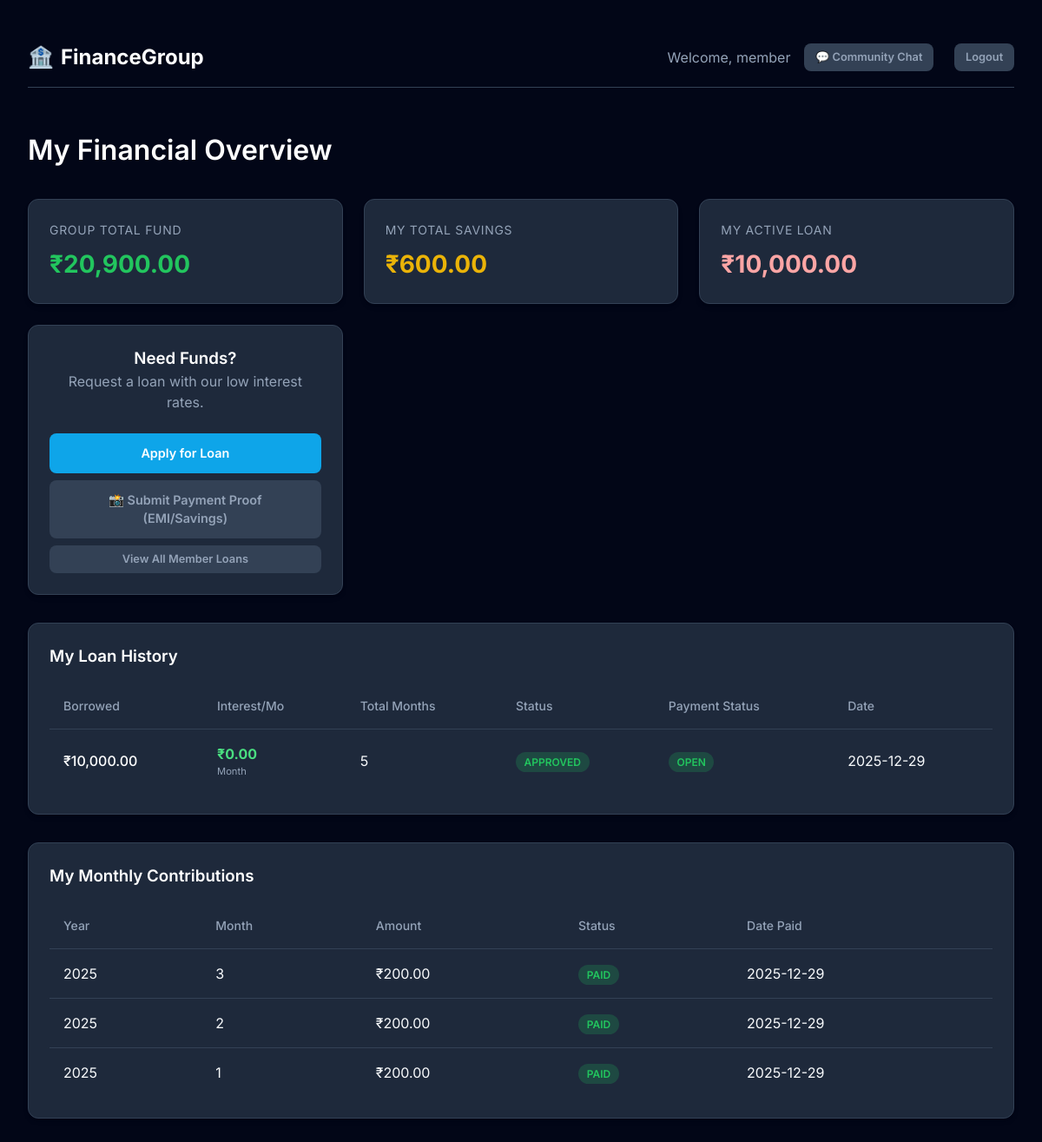
Before: /dashboard (signed in) with the older database file.
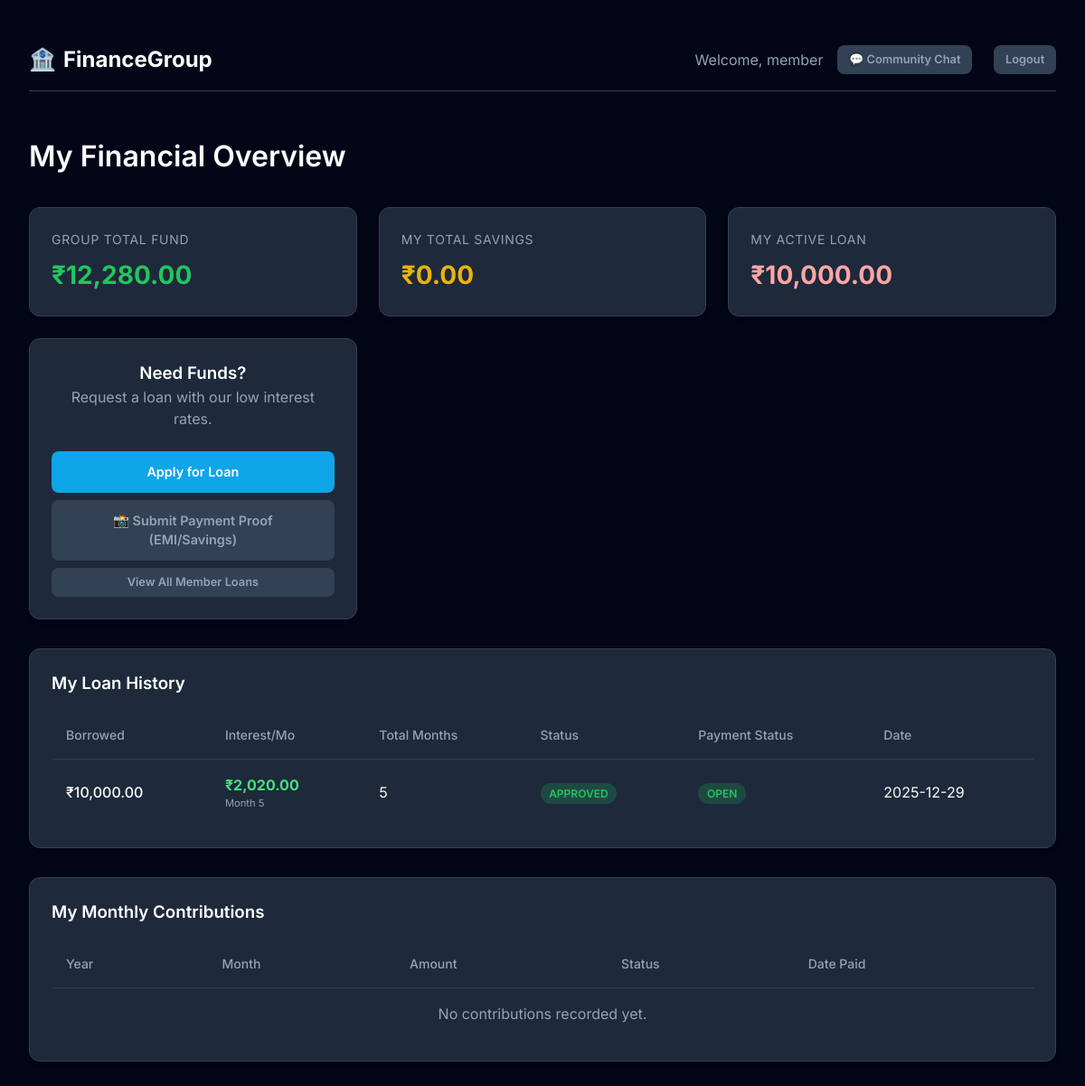
After: the same page with the newer database file.
### tables this page shows
CREATE TABLE loans (
    loan_id INTEGER PRIMARY KEY AUTOINCREMENT,
    member_id INTEGER,
    amount INTEGER,
    interest_rate_percent INTEGER DEFAULT 1,
    interest_per_month INTEGER, -- Calculated as (amount * rate) / 100
    total_months INTEGER,
    status TEXT DEFAULT 'pending', -- pending, approved, rejected, paid
    repayment_status TEXT DEFAULT 'open', -- open, closed
    request_time TEXT,
    approved_time TEXT,
    closed_time TEXT,
    emi_amount INTEGER, -- Monthly EMI = principal_portion + interest_portion
    principal_portion INTEGER, -- Principal part of EMI
    interest_portion INTEGER, -- Interest part of EMI
    remaining_balance INTEGER, -- Remaining principal to be paid
    FOREIGN KEY(member_id) REFERENCES members(member_id)
);

CREATE TABLE monthly_contributions (
    id INTEGER PRIMARY KEY AUTOINCREMENT,
    member_id INTEGER,
    month INTEGER,
    year INTEGER,
    amount INTEGER DEFAULT 200,
    status TEXT DEFAULT 'pending', -- pending, paid
    paid_date TEXT,
    FOREIGN KEY(member_id) REFERENCES members(member_id)
);

### app.py (the view)
@app.route("/dashboard")
def dashboard():
    if "user_id" not in session:
        return redirect(url_for("login"))
    db = get_db()
    fund_row = db.execute("SELECT total_balance FROM fund WHERE id = 1").fetchone()
    starting_fund = fund_row['total_balance'] if fund_row else 0
    total_collections = db.execute("SELECT SUM(amount) FROM monthly_contributions WHERE status = 'paid'").fetchone()[0] or 0
    total_repayments_received = db.execute("SELECT SUM(amount) FROM interest_payments WHERE status = 'paid'").fetchone()[0] or 0
    total_loans_issued = db.execute("SELECT SUM(amount) FROM loans WHERE status IN ('approved', 'paid')").fetchone()[0] or 0
    fund = starting_fund + total_collections + total_repayments_received - total_loans_issued
    real_interest_earned_query = """
        SELECT
            p.amount as payment_amount,
            p.month_no,
            l.amount as loan_amount,
            l.total_months,
            l.principal_portion,
            l.interest_rate_percent
        FROM interest_payments p
        JOIN loans l ON p.loan_id = l.loan_id
        WHERE p.status = 'paid'
    """
    payments = db.execute(real_interest_earned_query).fetchall()
    real_interest_earned = 0
    for p in payments:
        principal_constant = p['principal_portion']
        month_no = p['month_no']
        loan_amt = p['loan_amount']
        remaining_principal = loan_amt - (principal_constant * (month_no - 1))
        if remaining_principal < 0: remaining_principal = 0
        interest_component = (remaining_principal * p['interest_rate_percent']) / 100
        real_interest_earned += interest_component
    active_loans_query = "SELECT * FROM loans WHERE status = 'approved' AND repayment_status='open'"
    active_loans = db.execute(active_loans_query).fetchall()
    total_pending_principal = 0
    for loan in active_loans:
        paid_months = db.execute("SELECT COUNT(*) FROM interest_payments WHERE loan_id = ? AND status = 'paid'", (loan['loan_id'],)).fetchone()[0]
        current_balance = loan['amount'] - (loan['principal_portion'] * paid_months)
        if current_balance < 0: current_balance = 0
        total_pending_principal += current_balance
    if session["role"] == "admin":
        active_loans_count = len(active_loans)
        closed_loans_count = db.execute("SELECT COUNT(*) FROM loans WHERE repayment_status='closed'").fetchone()[0]
        current_month = datetime.now().month
        current_year = datetime.now().year
        total_members_count = db.execute("SELECT COUNT(*) FROM members WHERE role='member'").fetchone()[0]
        paid_members_this_month = db.execute("SELECT COUNT(*) FROM monthly_contributions WHERE month=? AND year=? AND status='paid'", (current_month, current_year)).fetchone()[0]
        pending_contributions_count = total_members_count - paid_members_this_month
        if pending_contributions_count < 0: pending_contributions_count = 0
        loans = db.execute("SELECT l.*, m.name FROM loans l JOIN members m ON l.member_id = m.member_id ORDER BY request_time DESC").fetchall()
        contributions = db.execute("SELECT c.*, m.name FROM monthly_contributions c JOIN members m ON c.member_id = m.member_id ORDER BY year DESC, month DESC").fetchall()
        return render_template("dashboard_admin.html",
                             balance=fund,
                             total_collections=total_collections,
                             total_loans_issued=total_loans_issued,
                             total_interest=real_interest_earned,
                             total_pending_principal=total_pending_principal,
                             active_loans_count=active_loans_count,
                             closed_loans_count=closed_loans_count,
                             pending_contributions_count=pending_contributions_count,
                             members=db.execute("SELECT * FROM members WHERE role='member'").fetchall(),
                             loans=loans,
                             contributions=contributions)
    else:
        user_id = session["user_id"]
        my_loans = db.execute("SELECT * FROM loans WHERE member_id = ?", (user_id,)).fetchall()
        my_contributions = db.execute("SELECT * FROM monthly_contributions WHERE member_id = ? ORDER BY year DESC, month DESC", (user_id,)).fetchall()
        my_total_savings = sum(c['amount'] for c in my_contributions if c['status'] == 'paid')
        my_active_loans_amount = sum(l['amount'] for l in my_loans if l['status'] == 'approved' and l['repayment_status'] == 'open')
        loans_display = []
        for loan in my_loans:
            loan_dict = dict(loan)
            if loan["status"] == 'approved' and loan["repayment_status"] == 'open':
                paid_months = db.execute("SELECT COUNT(*) FROM interest_payments WHERE loan_id=? AND status='paid'", (loan['loan_id'],)).fetchone()[0]
                next_month = paid_months + 1
                emi_calc = calculate_dynamic_emi(loan["amount"], loan["total_months"], loan["interest_rate_percent"], next_month)
                if emi_calc:
                    loan_dict["next_emi_amount"] = emi_calc["total_emi"]
                    loan_dict["next_payment_month"] = next_month
                else:
                    loan_dict["next_emi_amount"] = 0
            else:
                loan_dict["next_emi_amount"] = 0
            loans_display.append(loan_dict)
        return render_template("dashboard_member.html",
                             balance=fund,
                             my_total_savings=my_total_savings,
                             alerts=[], # Can be added back if needed
                             my_active_loans_amount=my_active_loans_amount,
                             loans=loans_display,
                             contributions=my_contributions,
                             user_name=session["name"])

### app.py (called while the page is built)
def get_db():
    db = getattr(g, '_database', None)
    if db is None:
        db = g._database = sqlite3.connect(DATABASE)
        db.row_factory = sqlite3.Row
    return db

@app.teardown_appcontext
def close_connection(exception):
    db = getattr(g, '_database', None)
    if db is not None:
        db.close()

def format_currency(value):
    return f"₹{value:,.2f}"

def calculate_dynamic_emi(loan_amount, total_months, interest_rate_percent, month_no):
    if month_no > total_months:
        return None # Loan should be closed
    principal_constant = loan_amount / total_months
    remaining_principal_start = loan_amount - (principal_constant * (month_no - 1))
    if remaining_principal_start < 0:
        remaining_principal_start = 0
    interest_amount = (remaining_principal_start * interest_rate_percent) / 100
    total_emi = principal_constant + interest_amount
    return {
        "month": month_no,
        "principal_component": principal_constant,
        "interest_component": interest_amount,
        "total_emi": total_emi,
        "remaining_principal_start": remaining_principal_start
    }

### templates/dashboard_member.html (shortened to what this page needs)
<!DOCTYPE html>
<html lang="en">
<head>
    <link rel="stylesheet" href="{{ url_for('static', filename='style.css') }}">
</head>
<body>
    <div class="container">
        <nav class="navbar">
            <div class="logo">
                <span>🏦</span> FinanceGroup
            </div>
            <div style="display: flex; gap: 1rem; align-items: center;">
                <span style="color: var(--text-muted)">Welcome, {{ user_name }}</span>
                <a href="/chat" class="btn btn-secondary btn-sm" style="margin-right: 0.5rem;">💬 Community Chat</a>
                <a href="/logout" class="btn btn-secondary btn-sm">Logout</a>
            </div>
        </nav>
        <header style="margin-bottom: 2rem;">
            <h1>My Financial Overview</h1>
        </header>
        <div class="card-grid">
            <div class="card">
                <div class="stat-card">
                    <span class="stat-label">Group Total Fund</span>
                    <span class="stat-value">{{ balance | currency }}</span>
                </div>
            </div>
            <div class="card">
                <div class="stat-card">
                    <span class="stat-label">My Total Savings</span>
                    <span class="stat-value" style="color: #eab308;">{{ my_total_savings | currency }}</span>
                </div>
            </div>
            <div class="card">
                <div class="stat-card">
                    <span class="stat-label">My Active Loan</span>
                    <span class="stat-value" style="color: #fca5a5;">{{ my_active_loans_amount | currency }}</span>
                </div>
            </div>
            <div class="card"
                style="display: flex; flex-direction: column; justify-content: center; align-items: center; text-align: center;">
                <h3>Need Funds?</h3>
                <p style="color: var(--text-muted); margin-bottom: 1.5rem;">Request a loan with our low interest rates.
                </p>
                <a href="/request_loan" class="btn" style="width: 100%; margin-bottom: 0.5rem;">Apply for Loan</a>
                <a href="/submit_payment_proof" class="btn btn-secondary" style="width: 100%; margin-bottom: 0.5rem;">📸
                    Submit Payment Proof (EMI/Savings)</a>
                <a href="/loan_tracking" class="btn btn-secondary btn-sm" style="width: 100%;">View All Member Loans</a>
            </div>
        </div>
        <div class="card" style="margin-bottom: 2rem;">
            <h3>My Loan History</h3>
            <div class="table-container">
                <table>
                    <thead>
                        <tr>
                            <th>Borrowed</th>
                            <th>Interest/Mo</th>
                            <th>Total Months</th>
                            <th>Status</th>
                            <th>Payment Status</th>
                            <th>Date</th>
                        </tr>
                    </thead>
                    <tbody>
                        {% for loan in loans %}
                        <tr>
                            <td style="font-weight: 500; color: #fff;">{{ loan.amount | currency }}</td>
                            <td>
                                {% if loan.status == 'approved' and loan.repayment_status == 'open' %}
                                <span style="color: #4ade80; font-weight: bold;">{{ loan.next_emi_amount | currency
                                    }}</span>
                                <div style="font-size: 0.7rem; color: var(--text-muted);">Month {{
                                    loan.next_payment_month }}</div>
                                {% else %}
                                {{ loan.interest_per_month | currency }}/mo (Base)
                                {% endif %}
                            </td>
                            <td>{{ loan.total_months }}</td>
                            <td>
                                <span class="badge badge-{{ loan.status }}">{{ loan.status }}</span>
                            </td>
                            <td>
                                <span class="badge badge-{{ 'active' if loan.repayment_status == 'open' else 'paid' }}">
                                    {{ loan.repayment_status }}
                                </span>
                            </td>
                            <td>{{ loan.request_time[:10] }}</td>
                        </tr>
                        {% else %}
                        <tr>
                            <td colspan="6" style="text-align: center; color: var(--text-muted)">No loan history found.
                            </td>
                        </tr>
                        {% endfor %}
                    </tbody>
                </table>
            </div>
        </div>
        <div class="card">
            <h3>My Monthly Contributions</h3>
            <div class="table-container">
                <table>
                    <thead>
                        <tr>
                            <th>Year</th>
                            <th>Month</th>
                            <th>Amount</th>
                            <th>Status</th>
                            <th>Date Paid</th>
                        </tr>
                    </thead>
                    <tbody>
                        {% for c in contributions %}
                        <tr>
                            <td>{{ c.year }}</td>
                            <td>{{ c.month }}</td>
                            <td>{{ c.amount | currency }}</td>
                            <td><span class="badge badge-paid">{{ c.status }}</span></td>
                            <td>{{ c.paid_date[:10] }}</td>
                        </tr>
                        {% else %}
                        <tr>
                            <td colspan="5" style="text-align: center; color: var(--text-muted)">No contributions
                                recorded yet.</td>
                        </tr>
                        {% endfor %}
                    </tbody>
                </table>
            </div>
        </div>
    </div>
</body>
</html>

### static/style.css (style rules this page uses)
:root { --primary: #0f172a; --primary-light: #1e293b; --accent: #0ea5e9; --accent-hover: #0284c7; --success: #22c55e; --danger: #ef4444; --text-main: #f8fafc; --text-muted: #94a3b8; --bg-body: #020617; --bg-card: #1e293b; --border: #334155; --shadow: 0 4px 6px -1px rgb(0 0 0 / 0.1), 0 2px 4px -2px rgb(0 0 0 / 0.1); }
* { box-sizing: border-box; margin: 0; padding: 0; }
body { font-family: 'Inter', system-ui, -apple-system, sans-serif; background-color: var(--bg-body); color: var(--text-main); line-height: 1.5; }
h1, h2, h3, h4 { font-weight: 600; color: #fff; }
a { text-decoration: none; color: var(--accent); transition: color 0.2s; }
.container { max-width: 1200px; margin: 0 auto; padding: 2rem; }
.navbar { display: flex; justify-content: space-between; align-items: center; padding: 1rem 0; margin-bottom: 3rem; border-bottom: 1px solid var(--border); }
.logo { font-size: 1.5rem; font-weight: 700; color: #fff; display: flex; align-items: center; gap: 0.5rem; }
.card-grid { display: grid; grid-template-columns: repeat(auto-fit, minmax(300px, 1fr)); gap: 1.5rem; margin-bottom: 2rem; }
.card { background-color: var(--bg-card); border: 1px solid var(--border); border-radius: 12px; padding: 1.5rem; box-shadow: var(--shadow); }
.stat-card { display: flex; flex-direction: column; gap: 0.5rem; }
.stat-value { font-size: 1.75rem; font-weight: 700; color: var(--success); white-space: nowrap; }
.stat-label { color: var(--text-muted); font-size: 0.875rem; text-transform: uppercase; letter-spacing: 0.05em; }
button, .btn { display: inline-block; padding: 0.75rem 1.5rem; border-radius: 8px; background-color: var(--accent); color: #fff; font-weight: 600; border: none; cursor: pointer; transition: background-color 0.2s; font-size: 0.9rem; }
.btn-sm { padding: 0.4rem 0.8rem; font-size: 0.8rem; }
.btn-secondary { background-color: var(--border); color: var(--text-muted); }
.table-container { width: 100%; overflow-x: auto; }
table { width: 100%; border-collapse: collapse; margin-top: 1rem; }
th, td { padding: 1rem; text-align: left; border-bottom: 1px solid var(--border); }
th { color: var(--text-muted); font-weight: 500; font-size: 0.875rem; }
tr:last-child td { border-bottom: none; }
.badge { padding: 0.25rem 0.6rem; border-radius: 9999px; font-size: 0.75rem; font-weight: 600; text-transform: uppercase; }
.badge-paid, .badge-approved, .badge-active { background-color: rgba(34, 197, 94, 0.2); color: var(--success); }

Changed rows visible on the page:
removed monthly_contributions: year "2025", month "3", amount "₹200.00", status "PAID", paid_date "2025-12-29"
removed monthly_contributions: year "2025", month "2", amount "₹200.00", status "PAID", paid_date "2025-12-29"
removed monthly_contributions: year "2025", month "1", amount "₹200.00", status "PAID", paid_date "2025-12-29"
shown differently, row unchanged: loans "APPROVED": next_emi_amount "₹0.00" → "₹2,020.00"; next_payment_month (not shown) → "5"
Other visible differences:
{{ balance | currency }}: "₹20,900.00" → "₹12,280.00"
{{ my_total_savings | currency }}: "₹600.00" → "₹0.00"
text now shown: "No contributions recorded yet."
